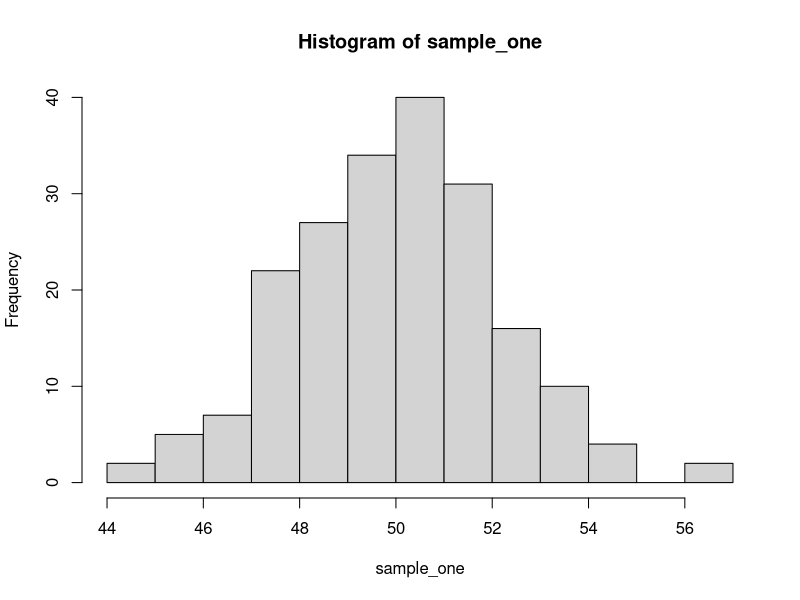
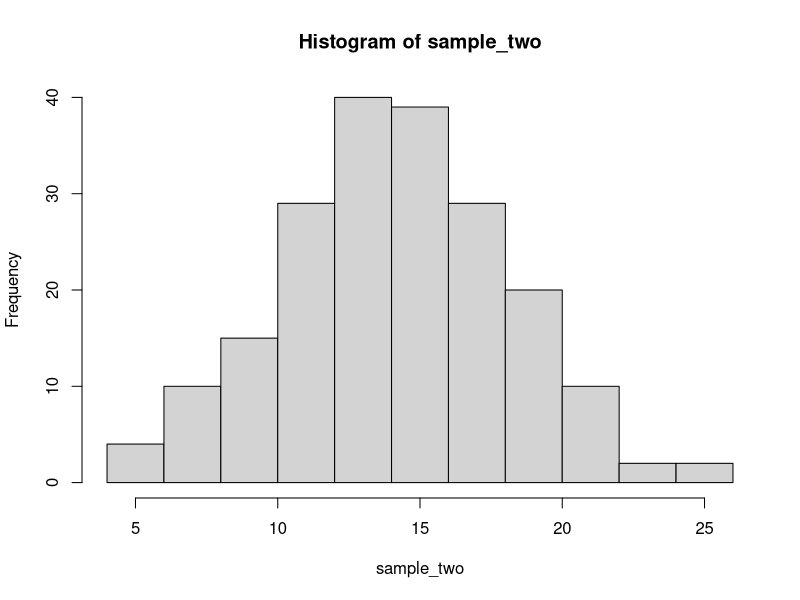

Write R code to recreate these figures, in order. (Note: this script raises an error after producing the figures.)
## ---- chunk 1
sample_one <- rnorm(200, mean = 50, sd = 2) #making an arbitrary data set with the rnorm function to ensure normalcy
head(sample_one) #first 6 rows of our new data set
hist(sample_one) #visualizing the normal distribution with a histogram
## ---- chunk 2
sample_two <- rpois(200, 15) #using rpois() to randomize a large data set, keeping our size the same for simplicity
head(sample_two)
hist(sample_two)
## ---- chunk 3
# create matrix with 5 columns and 2 rows
data= matrix(c(1:16), ncol=5, nrow = 2, byrow=TRUE)
 
# specify the column names and row names of matrix
colnames(data) = c('Species 1','Species 2','Species 3','Species 4')
rownames(data) <- c('Cucumber','Lettuce')
 
# assign to table
final=as.table(data)
 
# display
final
